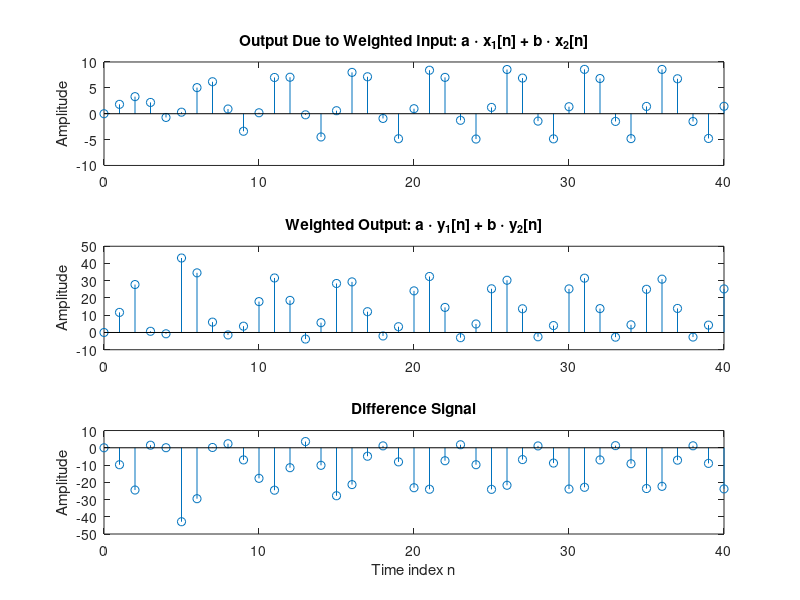

The MATLAB script that drew this image:
% Program P2_3
% Generate the input sequences
clf;
n = 0:40;
a = 2;b = -3;
x = cos(2*pi*0.1*n);
x11 =[x 0];
x12 =[0 x];
xx = x11 .*x12;
num = [2.2403 2.4908 2.2403];
den = [1 -0.4 0.75];
ic = [0 0]; % Set zero initial conditions
y1 = filter(num,den,x11,ic); % Compute the output y1[n]
y2 = filter(num,den,x12,ic); % Compute the output y2[n]
y = filter(num,den,xx,ic); % Compute the output y[n]
yt = y1.*y2; 
d = y - yt; % Compute the difference output d[n]
% Plot the outputs and the difference signal
subplot(3,1,1)
stem(n,y(1:41));
ylabel('Amplitude');
title('Output Due to Weighted Input: a \cdot x_{1}[n] + b \cdot x_{2}[n]');
subplot(3,1,2)
stem(n,yt(1:41));
ylabel('Amplitude');
title('Weighted Output: a \cdot y_{1}[n] + b \cdot y_{2}[n]');
subplot(3,1,3)
stem(n,d(1:41));
xlabel('Time index n');ylabel('Amplitude');
title('Difference Signal');
